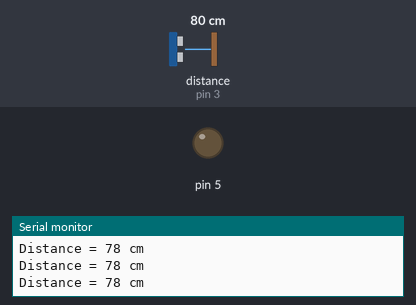
The sketch below on a simulated Arduino Uno, built with avr-gcc and run on an emulated ATmega328P. On the bench: output pins drawn as LEDs (lit = HIGH), the last lines printed to the serial monitor. Wiring (inferred from the names in the program): ultrasonic range finder: trigger pin 2; echo pin 3. The inputs (shaded band) are chosen by the test bench; at power-on: distance to the obstacle (sensor on pin 3) 80 cm. The echo pulse lasts 58.3 µs per cm; pins used as bus, display or sensor lines are not drawn.

Above: at 1.2 s.
1.3 s: distance to the obstacle (sensor on pin 3) set to 53 cm
2.8 s: distance to the obstacle (sensor on pin 3) set to 48 cm
At 3.7 s:
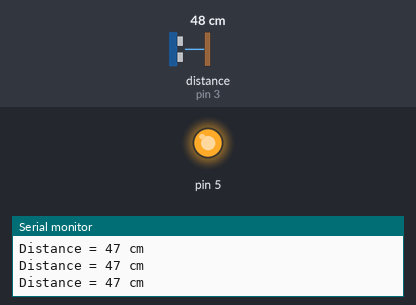
4.4 s: distance to the obstacle (sensor on pin 3) set to 60 cm
At 5.7 s:
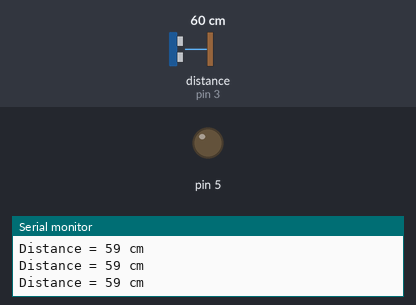
6.0 s: distance to the obstacle (sensor on pin 3) set to 2 cm
At 6.8 s:
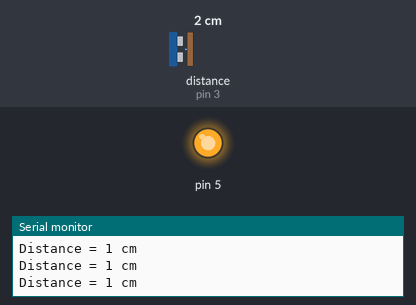
Timing chart, 0 to 8.6 s (numbered marks = the images above; inputs shaded):
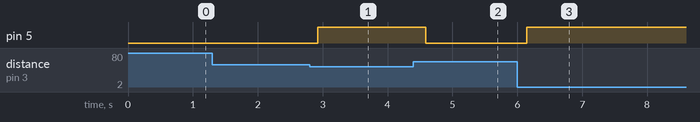

The sketch:

using_distance_sensor_to_light_up_led.ino
```cpp
#define trig 2
#define echo 3
float duration;
int distance;

void setup()
{
  pinMode(trig,OUTPUT);
  pinMode(echo,INPUT);
  pinMode(5,OUTPUT);
  Serial.begin(9600);
}
void loop()
{
  digitalWrite(trig,LOW);
  delayMicroseconds(2);
  digitalWrite(trig,HIGH);
  delayMicroseconds(10);
  digitalWrite(trig,LOW);
  duration = pulseIn(echo,HIGH); //calculating duration sound takes to travel back
  distance = (duration*0.034)/2;
  Serial.print("Distance = ");
  Serial.print(distance);
  Serial.println(" cm");
  delay(100);

  if(distance<50)
  {digitalWrite(5,HIGH);
  }

  if(distance>50)
  {digitalWrite(5,LOW);}

}
```

Measured:
- the behaviour switches between 51 and 50 cm on distance to the obstacle (sensor on pin 3) (found by bisection; images 0 and 1)
- after the input at 2.8 s, pin 5: LOW → HIGH after 0.13 s
- after the input at 4.4 s, pin 5: HIGH → LOW after 0.19 s
- after the input at 6.0 s, pin 5: LOW → HIGH after 0.15 s
